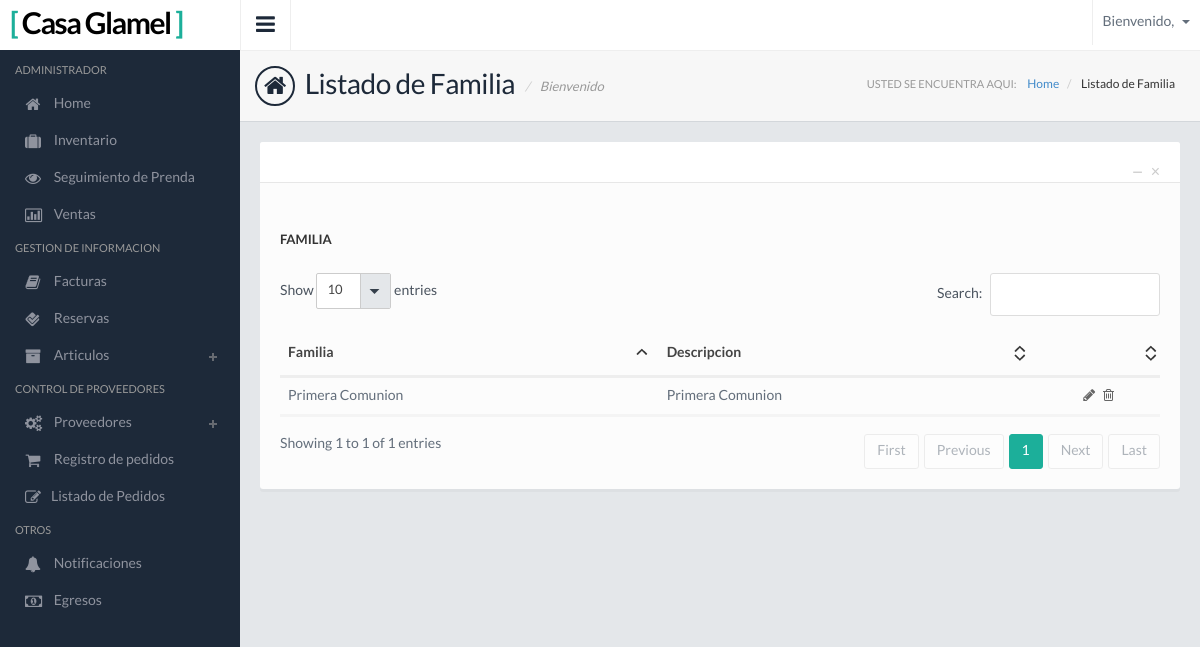
The app's page /Familia-Lista/, older data.
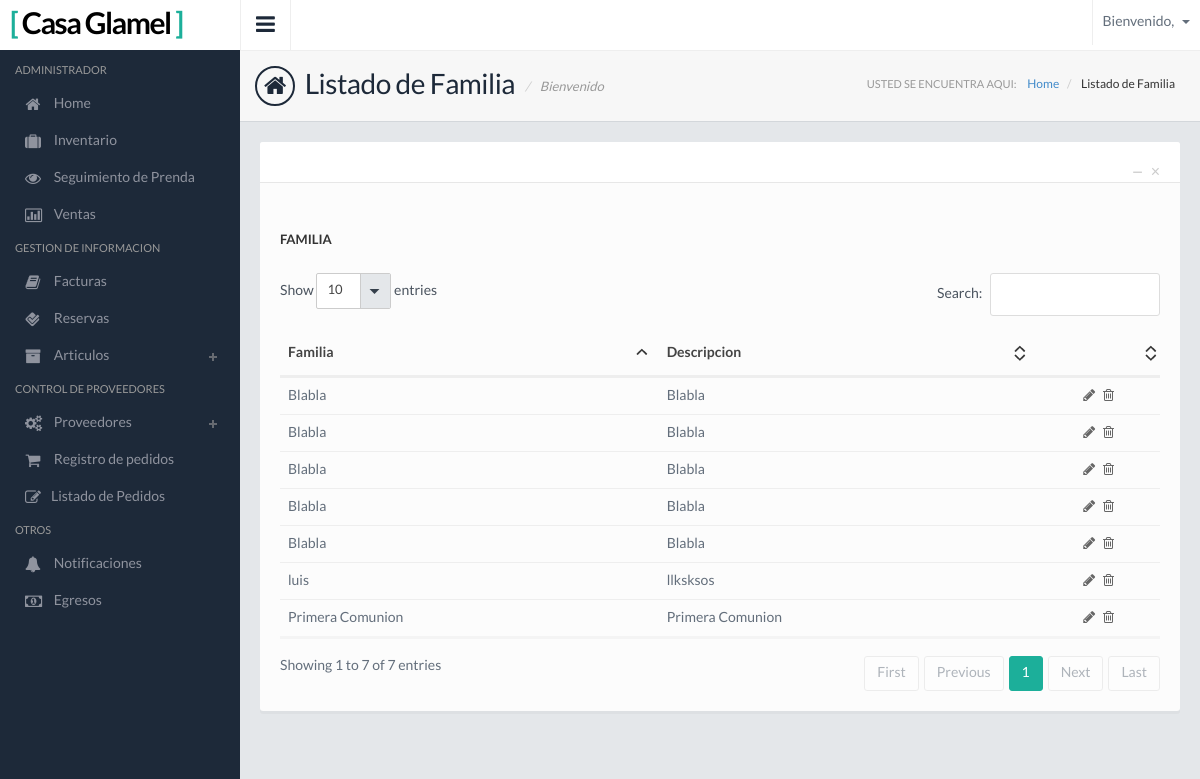
The same page, newer data.
### Apps/Inventario/models.py (models this page shows, shortened)
class Familia(models.Model):
    nombre = models.CharField(max_length=45)
    descripcion = models.CharField(max_length=100)

### Apps/Inventario/views.py (the view)
# urls.py: url(r'^Familia-Lista/$', Familia_Lista.as_view(), name='Familia_Lista'),
class Familia_Lista(LoginRequiredMixin,SuperuserRequiredMixin,ListView):
    model = Familia
    login_url = '/'
    template_name = u'ModuloAdmin/InventarioTemplate/Familia/familia_list.html'
    context_object_name = 'familia'

### templates/ModuloAdmin/InventarioTemplate/Familia/familia_list.html (shortened to what this page needs)
{% extends "base.html" %}
{% load static from staticfiles %}
{% block link%} <link href="{% static 'css/jquery.datatables.css' %}" rel="stylesheet"> {%endblock%}
{% block page %} Listado de  Familia {% endblock %}
{% block page2 %} Listado de Familia {% endblock %}
{% block contenido%}
    <div class="panel panel-default">
        <div class="panel-heading">
          <div class="panel-btns">
            <a href="#" class="panel-close">&times;</a>
            <a href="#" class="minimize">&minus;</a>
          </div>
        </div>
        <div class="panel-body">
          <h1 class="subtitle mb5">Familia</h1>
          <br />
          <div class="table-responsive">
          <table class="table" id="table2">
              <thead>
                 <tr>
                    <th>Familia</th>
                    <th>Descripcion</th>
                    <th></th>
                 </tr>
              </thead>
              <tbody>
                 {%for familia in familia%}
                 <tr class="odd gradeX">
                    <td>{{familia.nombre}}</td>
                    <td>{{familia.descripcion}}</td>
                    <td class="table-action">
                      <a href="{% url 'Inventario:Familia_Modificar' familia.pk %}"><i class="fa fa-pencil"></i></a>
                      <a href="{% url 'Inventario:Familia_Eliminar' familia.pk %}"><i class="fa fa-trash-o"></i></a>
                    </td>
                 </tr>
                 {%endfor%}
              </tbody>
           </table>
          </div>
        </div>
      </div>
{% endblock %}

### templates/base.html (shortened to what this page needs)
<!DOCTYPE html>
<html lang="es">
<head>
  {% load static from staticfiles %}
  <link href="{%static 'css/style.default.css'%}" rel="stylesheet">
  {% block link%} {%endblock%}
</head>
<body>
<section>
  <div class="leftpanel">
    <div class="logopanel">
        <h1><a href="{% url 'VentasAdmin:Home_Admin'%}" style="color: black"><span>[</span> Casa Glamel <span>]</span></a></h1>
    </div>
    <div class="leftpanelinner">
      <h5 class="sidebartitle">Administrador</h5>
      <ul class="nav nav-pills nav-stacked nav-bracket">
        <li><a href="{% url 'VentasAdmin:Home_Admin' %}"><i class="fa fa-home"></i> <span>Home</span></a></li>
        <li><a href="{% url 'Inventario:Inventario_Lista' %}"><i class="fa fa-suitcase"></i> <span>Inventario</span></a></li>
         <li><a href="{% url 'ControlAdmin:Seguimiento_Prendas' %}"><i class="fa fa-eye"></i> <span>Seguimiento de Prenda</span></a></li>
        <li><a href="{% url 'VentasAdmin:Ventas_Control' %}"><i class="fa fa-bar-chart-o"></i> <span>Ventas</span></a></li>
        <h5 class="sidebartitle">Gestion de Informacion</h5>
        <li><a href="{% url 'Alquiler:Factura_List_Admin' %}"><i class="fa fa-book"></i> <span>Facturas</span></a></li>
        <li><a href="{% url 'Reservas:Reserva_List' %}"><i class="fa fa-foursquare"></i> <span>Reservas</span></a></li>
        <li class="nav-parent"><a href="#"><i class="fa fa-archive"></i> <span>Articulos</span></a>
        </li>
        <h5 class="sidebartitle">Control de proveedores</h5>
        <li class="nav-parent"><a href="#"><i class="fa fa-cogs"></i> <span>Proveedores</span></a>
        </li>
        <li><a href="{% url 'ControlProv:Factura_Proveedor_Ingresar' %}"><i class="fa fa-shopping-cart"></i> <span>Registro de pedidos</span></a></li>
        <li><a href="{% url 'ControlProv:Factura_Proveedor_Lista' %}"><i class="fa fa-edit"></i><span>Listado de Pedidos</span></a></li>
        <h5 class="sidebartitle">Otros</h5>
          <li><a href="{% url 'Notificaciones:Notificaciones_List' %}"><i class="fa  fa-bell"></i> <span>Notificaciones</span></a></li>
          <li><a href="{% url 'Egreso:Egreso_List' %}"><i class="fa  fa-money"></i> <span>Egresos</span></a></li>
      </ul>
    </div>
  </div>
  <div class="mainpanel">
    <div class="headerbar">
      <a class="menutoggle"><i class="fa fa-bars"></i></a>
      <div class="header-right">
        <ul class="headermenu">
          <li>
            <div class="btn-group">
              <button type="button" class="btn btn-default dropdown-toggle" data-toggle="dropdown">
                Bienvenido, {% block user2 %}{% endblock %}
                <span class="caret"></span>
              </button>
            </div>
          </li>
        </ul>
      </div>
    </div>
    <div class="pageheader">
      <h2><i class="fa fa-home"></i> {% block page %} {% endblock %} <span>Bienvenido</span></h2>
      <div class="breadcrumb-wrapper">
        <span class="label">Usted se encuentra aqui:</span>
        <ol class="breadcrumb">
          <li><a href="{% url 'VentasAdmin:Home_Admin' %}">Home</a></li>
          <li class="active">{% block page2 %} {% endblock %}</li>
        </ol>
      </div>
    </div>
    <div class="contentpanel">
      {% block contenido%}{% endblock %}
    </div>
  </div>
</section>
</body>
</html>

### static/css/style.default.css (style rules this page uses)
body { background: #1d2939; font-family: 'LatoRegular', 'Lucida Grande', 'Lucida Sans Unicode', Helvetica, sans-serif !important; line-height: 21px; color: #636e7b; overflow: hidden; }
h1,h2,h3,h4,h5 { font-family: 'LatoRegular', 'Lucida Grande', 'Lucida Sans Unicode', Helvetica, sans-serif; }
.headerbar { border-left: 1px solid #eee; background: #fff; }
.headerbar::after { clear: both; display: block; content: ''; }
.menutoggle { float: left; width: 50px; height: 50px; font-size: 22px; padding: 14px 0 0 15px; cursor: pointer; float: left; color: #1d2939; border-right: 1px solid #eee; -moz-transition: all 0.2s ease-out 0s; -webkit-transition: all 0.2s ease-out 0s; transition: all 0.2s ease-out 0s; }
.header-right { float: right; }
.headermenu { list-style: none; }
.headermenu > li { display: inline-block; float: left; border-left: 1px solid #eee; position: relative; }
.headermenu .dropdown-toggle { padding: 12px 10px; border-color: #fff; background: #fff; -moz-border-radius: 0; -webkit-border-radius: 0; border-radius: 0; border: 0; }
.headermenu .dropdown-toggle .caret { margin-left: 5px; }
.headermenu .btn-group { margin-bottom: 0; }
.leftpanel { width: 240px; position: absolute; top: 0; left: 0; }
.logopanel { padding: 10px; background: #fff; }
.logopanel h1 { font-size: 30px; font-family: 'LatoBold', 'Lucida Grande', 'Lucida Sans Unicode', Helvetica, sans-serif; letter-spacing: -1.5px; color: #1d2939; line-height: 30px; margin: 0; }
.logopanel h1 span { color: #1caf9a; }
.leftpanelinner { padding: 5px 15px; }
.sidebartitle { font-size: 11px; text-transform: uppercase; color: #999; margin-bottom: 10px; }
.nav-bracket > li > a { color: #8f939e; padding: 7px 10px; }
.nav-bracket > li.nav-parent > a { background: transparent url(../images/plus-white.png) no-repeat 96% center; }
.nav-bracket li .fa, .nav-bracket li .glyphicon { font-size: 16px; vertical-align: middle; margin-right: 10px; width: 16px; text-align: center; }
.mainpanel { margin-left: 240px; background: #e4e7ea; min-height: 1000px; }
.pageheader { padding: 15px; border-bottom: 1px solid #d3d7db; border-top: 1px solid #eee; background: #f7f7f7; position: relative; }
.pageheader h2 { font-size: 28px; color: #1D2939; letter-spacing: -0.5px; margin: 0; }
.pageheader .glyphicon, .pageheader .fa { font-size: 24px; margin-right: 5px; padding: 6px 7px; border: 2px solid #1D2939; -moz-border-radius: 50px; -webkit-border-radius: 50px; border-radius: 50px; }
.pageheader h2 span { font-size: 13px; text-transform: none; color: #999; font-style: italic; vertical-align: middle; letter-spacing: 0; }
.pageheader h2 span::before { content: '/'; margin: 0 10px 0 5px; color: #ccc; }
.pageheader .breadcrumb-wrapper { position: absolute; top: 23px; right: 25px; }
.pageheader .breadcrumb-wrapper .label { color: #999; text-transform: uppercase; font-size: 11px; font-weight: normal; display: inline-block; }
.pageheader .breadcrumb { background: none; display: inline-block; padding: 0; }
.pageheader .breadcrumb li { font-size: 12px; }
.pageheader .breadcrumb li.active { color: #333; }
.contentpanel { padding: 20px; }
.contentpanel::after { clear: both; display: block; content: ''; }
.subtitle { font-size: 13px; text-transform: uppercase; color: #333; font-family: 'LatoBold'; margin-bottom: 15px; margin-top: 0; }
.table-action { text-align: center; }
.table-action a, .table-action-hide a { display: inline-block; margin-right: 5px; color: #666; }
.table-action a:last-child, .table-action-hide a:last-child { margin-right: 0; }
.mb5 { margin-bottom: 5px; }

Row changes from the older to the newer data that the page shows:
added Familia: nombre "Blabla", descripcion "Blabla"
added Familia: nombre "Blabla", descripcion "Blabla"
added Familia: nombre "Blabla", descripcion "Blabla"
added Familia: nombre "Blabla", descripcion "Blabla"
added Familia: nombre "Blabla", descripcion "Blabla"
added Familia: nombre "luis", descripcion "llksksos"
Text that changed along with them:
text written by a page script: "Show 10 entries Search: Showing 1 to 1 of 1 entries First Previous 1 Next Last" → "Show 10 entries Search: Showing 1 to 7 of 7 entries First Previous 1 Next Last"
